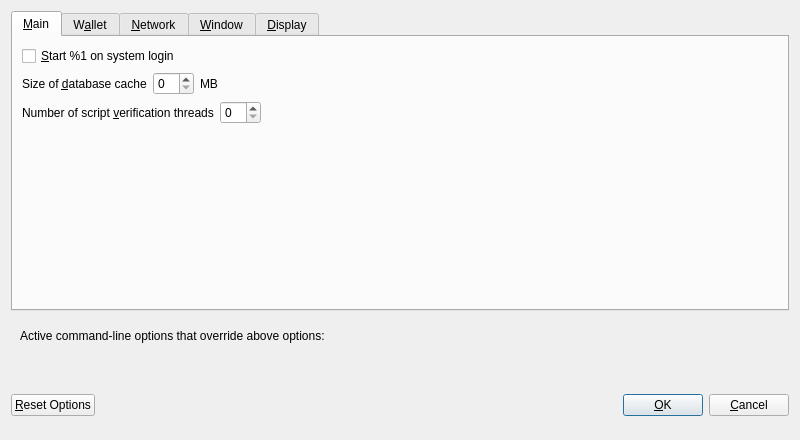
<?xml version="1.0" encoding="UTF-8"?>
<ui version="4.0">
 <class>OptionsDialog</class>
 <widget class="QDialog" name="OptionsDialog">
  <property name="geometry">
   <rect>
    <x>0</x>
    <y>0</y>
    <width>800</width>
    <height>440</height>
   </rect>
  </property>
  <property name="minimumSize">
   <size>
    <width>600</width>
    <height>0</height>
   </size>
  </property>
  <property name="windowTitle">
   <string>Options</string>
  </property>
  <property name="modal">
   <bool>true</bool>
  </property>
  <layout class="QVBoxLayout" name="verticalLayout">
   <item>
    <widget class="QTabWidget" name="tabWidget">
     <property name="currentIndex">
      <number>0</number>
     </property>
     <widget class="QWidget" name="tabMain">
      <attribute name="title">
       <string>&amp;Main</string>
      </attribute>
      <layout class="QVBoxLayout" name="verticalLayout_Main">
       <item>
        <widget class="QCheckBox" name="bitcoinAtStartup">
         <property name="toolTip">
          <string>Automatically start %1 after logging in to the system.</string>
         </property>
         <property name="text">
          <string>&amp;Start %1 on system login</string>
         </property>
        </widget>
       </item>
       <item>
        <layout class="QHBoxLayout" name="horizontalLayout_2_Main">
         <item>
          <widget class="QLabel" name="databaseCacheLabel">
           <property name="text">
            <string>Size of &amp;database cache</string>
           </property>
           <property name="textFormat">
            <enum>Qt::PlainText</enum>
           </property>
           <property name="buddy">
            <cstring>databaseCache</cstring>
           </property>
          </widget>
         </item>
         <item>
          <widget class="QSpinBox" name="databaseCache"/>
         </item>
         <item>
          <widget class="QLabel" name="databaseCacheUnitLabel">
           <property name="text">
            <string>MB</string>
           </property>
           <property name="textFormat">
            <enum>Qt::PlainText</enum>
           </property>
          </widget>
         </item>
         <item>
          <spacer name="horizontalSpacer_2_Main">
           <property name="orientation">
            <enum>Qt::Horizontal</enum>
           </property>
           <property name="sizeHint" stdset="0">
            <size>
             <width>40</width>
             <height>20</height>
            </size>
           </property>
          </spacer>
         </item>
        </layout>
       </item>
       <item>
        <layout class="QHBoxLayout" name="horizontalLayout_3_Main">
         <item>
          <widget class="QLabel" name="threadsScriptVerifLabel">
           <property name="text">
            <string>Number of script &amp;verification threads</string>
           </property>
           <property name="textFormat">
            <enum>Qt::PlainText</enum>
           </property>
           <property name="buddy">
            <cstring>threadsScriptVerif</cstring>
           </property>
          </widget>
         </item>
         <item>
          <widget class="QSpinBox" name="threadsScriptVerif">
           <property name="toolTip">
            <string>(0 = auto, &lt;0 = leave that many cores free)</string>
           </property>
          </widget>
         </item>
         <item>
          <spacer name="horizontalSpacer_3_Main">
           <property name="orientation">
            <enum>Qt::Horizontal</enum>
           </property>
           <property name="sizeHint" stdset="0">
            <size>
             <width>40</width>
             <height>20</height>
            </size>
           </property>
          </spacer>
         </item>
        </layout>
       </item>
       <item>
        <spacer name="verticalSpacer_Main">
         <property name="orientation">
          <enum>Qt::Vertical</enum>
         </property>
         <property name="sizeHint" stdset="0">
          <size>
           <width>20</width>
           <height>40</height>
          </size>
         </property>
        </spacer>
       </item>
      </layout>
     </widget>
     <widget class="QWidget" name="tabWallet">
      <attribute name="title">
       <string>W&amp;allet</string>
      </attribute>
      <layout class="QVBoxLayout" name="verticalLayout_Wallet">
       <item>
        <widget class="QFrame" name="frame">
         <layout class="QVBoxLayout" name="verticalLayout_2">
          <item>
           <widget class="QCheckBox" name="coinControlFeatures">
            <property name="toolTip">
             <string>Whether to show coin control features or not.</string>
            </property>
            <property name="text">
             <string>Enable coin &amp;control features</string>
            </property>
           </widget>
          </item>
          <item>
           <widget class="QCheckBox" name="spendZeroConfChange">
            <property name="toolTip">
             <string>If you disable the spending of unconfirmed change, the change from a transaction cannot be used until that transaction has at least one confirmation. This also affects how your balance is computed.</string>
            </property>
            <property name="text">
             <string>&amp;Spend unconfirmed change</string>
            </property>
           </widget>
          </item>
         </layout>
        </widget>
       </item>
       <item>
        <spacer name="verticalSpacer_Wallet">
         <property name="orientation">
          <enum>Qt::Vertical</enum>
         </property>
         <property name="sizeHint" stdset="0">
          <size>
           <width>20</width>
           <height>40</height>
          </size>
         </property>
        </spacer>
       </item>
      </layout>
     </widget>
     <widget class="QWidget" name="tabNetwork">
      <attribute name="title">
       <string>&amp;Network</string>
      </attribute>
      <layout class="QVBoxLayout" name="verticalLayout_Network">
       <item>
        <widget class="QCheckBox" name="mapPortUpnp">
         <property name="toolTip">
          <string>Automatically open the ATBcoin client port on the router. This only works when your router supports UPnP and it is enabled.</string>
         </property>
         <property name="text">
          <string>Map port using &amp;UPnP</string>
         </property>
        </widget>
       </item>
       <item>
        <widget class="QCheckBox" name="allowIncoming">
         <property name="toolTip">
          <string>Accept connections from outside</string>
         </property>
         <property name="text">
          <string>Allow incoming connections</string>
         </property>
        </widget>
       </item>
       <item>
        <widget class="QCheckBox" name="connectSocks">
         <property name="toolTip">
          <string>Connect to the ATBcoin network through a SOCKS5 proxy.</string>
         </property>
         <property name="text">
          <string>&amp;Connect through SOCKS5 proxy (default proxy):</string>
         </property>
        </widget>
       </item>
       <item>
        <layout class="QHBoxLayout" name="horizontalLayout_1_Network">
         <item>
          <widget class="QLabel" name="proxyIpLabel">
           <property name="text">
            <string>Proxy &amp;IP:</string>
           </property>
           <property name="textFormat">
            <enum>Qt::PlainText</enum>
           </property>
           <property name="buddy">
            <cstring>proxyIp</cstring>
           </property>
          </widget>
         </item>
         <item>
          <widget class="QValidatedLineEdit" name="proxyIp">
           <property name="minimumSize">
            <size>
             <width>140</width>
             <height>0</height>
            </size>
           </property>
           <property name="maximumSize">
            <size>
             <width>140</width>
             <height>16777215</height>
            </size>
           </property>
           <property name="toolTip">
            <string>IP address of the proxy (e.g. IPv4: 127.0.0.1 / IPv6: ::1)</string>
           </property>
          </widget>
         </item>
         <item>
          <widget class="QLabel" name="proxyPortLabel">
           <property name="text">
            <string>&amp;Port:</string>
           </property>
           <property name="textFormat">
            <enum>Qt::PlainText</enum>
           </property>
           <property name="buddy">
            <cstring>proxyPort</cstring>
           </property>
          </widget>
         </item>
         <item>
          <widget class="QLineEdit" name="proxyPort">
           <property name="minimumSize">
            <size>
             <width>55</width>
             <height>0</height>
            </size>
           </property>
           <property name="maximumSize">
            <size>
             <width>55</width>
             <height>16777215</height>
            </size>
           </property>
           <property name="toolTip">
            <string>Port of the proxy (e.g. 9050)</string>
           </property>
          </widget>
         </item>
         <item>
          <spacer name="horizontalSpacer_1_Network">
           <property name="orientation">
            <enum>Qt::Horizontal</enum>
           </property>
           <property name="sizeHint" stdset="0">
            <size>
             <width>40</width>
             <height>20</height>
            </size>
           </property>
          </spacer>
         </item>
        </layout>
       </item>
       <item>
        <layout class="QHBoxLayout" name="horizontalLayout_2_Network">
         <item>
          <widget class="QLabel" name="proxyActiveNets">
           <property name="text">
            <string>Used for reaching peers via:</string>
           </property>
           <property name="textFormat">
            <enum>Qt::PlainText</enum>
           </property>
          </widget>
         </item>
         <item>
          <widget class="QCheckBox" name="proxyReachIPv4">
           <property name="enabled">
            <bool>false</bool>
           </property>
           <property name="toolTip">
            <string>Shows, if the supplied default SOCKS5 proxy is used to reach peers via this network type.</string>
           </property>
           <property name="text">
            <string/>
           </property>
          </widget>
         </item>
         <item>
          <widget class="QLabel" name="proxyReachIPv4Label">
           <property name="text">
            <string>IPv4</string>
           </property>
           <property name="textFormat">
            <enum>Qt::PlainText</enum>
           </property>
          </widget>
         </item>
         <item>
          <widget class="QCheckBox" name="proxyReachIPv6">
           <property name="enabled">
            <bool>false</bool>
           </property>
           <property name="toolTip">
            <string>Shows, if the supplied default SOCKS5 proxy is used to reach peers via this network type.</string>
           </property>
           <property name="text">
            <string/>
           </property>
          </widget>
         </item>
         <item>
          <widget class="QLabel" name="proxyReachIPv6Label">
           <property name="text">
            <string>IPv6</string>
           </property>
           <property name="textFormat">
            <enum>Qt::PlainText</enum>
           </property>
          </widget>
         </item>
         <item>
          <widget class="QCheckBox" name="proxyReachTor">
           <property name="enabled">
            <bool>false</bool>
           </property>
           <property name="toolTip">
            <string>Shows, if the supplied default SOCKS5 proxy is used to reach peers via this network type.</string>
           </property>
           <property name="text">
            <string/>
           </property>
          </widget>
         </item>
         <item>
          <widget class="QLabel" name="proxyReachTorLabel">
           <property name="text">
            <string>Tor</string>
           </property>
           <property name="textFormat">
            <enum>Qt::PlainText</enum>
           </property>
          </widget>
         </item>
         <item>
          <spacer name="horizontalSpacer_2_Network">
           <property name="orientation">
            <enum>Qt::Horizontal</enum>
           </property>
           <property name="sizeHint" stdset="0">
            <size>
             <width>40</width>
             <height>20</height>
            </size>
           </property>
          </spacer>
         </item>
        </layout>
       </item>
       <item>
        <widget class="QCheckBox" name="connectSocksTor">
         <property name="toolTip">
          <string>Connect to the ATBcoin network through a separate SOCKS5 proxy for Tor hidden services.</string>
         </property>
         <property name="text">
          <string>Use separate SOCKS5 proxy to reach peers via Tor hidden services:</string>
         </property>
        </widget>
       </item>
       <item>
        <layout class="QHBoxLayout" name="horizontalLayout_3_Network">
         <item>
          <widget class="QLabel" name="proxyIpTorLabel">
           <property name="text">
            <string>Proxy &amp;IP:</string>
           </property>
           <property name="textFormat">
            <enum>Qt::PlainText</enum>
           </property>
           <property name="buddy">
            <cstring>proxyIpTor</cstring>
           </property>
          </widget>
         </item>
         <item>
          <widget class="QValidatedLineEdit" name="proxyIpTor">
           <property name="minimumSize">
            <size>
             <width>140</width>
             <height>0</height>
            </size>
           </property>
           <property name="maximumSize">
            <size>
             <width>140</width>
             <height>16777215</height>
            </size>
           </property>
           <property name="toolTip">
            <string>IP address of the proxy (e.g. IPv4: 127.0.0.1 / IPv6: ::1)</string>
           </property>
          </widget>
         </item>
         <item>
          <widget class="QLabel" name="proxyPortTorLabel">
           <property name="text">
            <string>&amp;Port:</string>
           </property>
           <property name="textFormat">
            <enum>Qt::PlainText</enum>
           </property>
           <property name="buddy">
            <cstring>proxyPortTor</cstring>
           </property>
          </widget>
         </item>
         <item>
          <widget class="QLineEdit" name="proxyPortTor">
           <property name="minimumSize">
            <size>
             <width>55</width>
             <height>0</height>
            </size>
           </property>
           <property name="maximumSize">
            <size>
             <width>55</width>
             <height>16777215</height>
            </size>
           </property>
           <property name="toolTip">
            <string>Port of the proxy (e.g. 9050)</string>
           </property>
          </widget>
         </item>
         <item>
          <spacer name="horizontalSpacer_4_Network">
           <property name="orientation">
            <enum>Qt::Horizontal</enum>
           </property>
           <property name="sizeHint" stdset="0">
            <size>
             <width>40</width>
             <height>20</height>
            </size>
           </property>
          </spacer>
         </item>
        </layout>
       </item>
       <item>
        <spacer name="verticalSpacer_Network">
         <property name="orientation">
          <enum>Qt::Vertical</enum>
         </property>
         <property name="sizeHint" stdset="0">
          <size>
           <width>20</width>
           <height>40</height>
          </size>
         </property>
        </spacer>
       </item>
      </layout>
     </widget>
     <widget class="QWidget" name="tabWindow">
      <attribute name="title">
       <string>&amp;Window</string>
      </attribute>
      <layout class="QVBoxLayout" name="verticalLayout_Window">
       <item>
        <widget class="QCheckBox" name="hideTrayIcon">
         <property name="toolTip">
          <string>&amp;Hide the icon from the system tray.</string>
         </property>
         <property name="text">
          <string>Hide tray icon</string>
         </property>
        </widget>
       </item>
       <item>
        <widget class="QCheckBox" name="minimizeToTray">
         <property name="toolTip">
          <string>Show only a tray icon after minimizing the window.</string>
         </property>
         <property name="text">
          <string>&amp;Minimize to the tray instead of the taskbar</string>
         </property>
        </widget>
       </item>
       <item>
        <widget class="QCheckBox" name="minimizeOnClose">
         <property name="toolTip">
          <string>Minimize instead of exit the application when the window is closed. When this option is enabled, the application will be closed only after selecting Exit in the menu.</string>
         </property>
         <property name="text">
          <string>M&amp;inimize on close</string>
         </property>
        </widget>
       </item>
       <item>
        <spacer name="verticalSpacer_Window">
         <property name="orientation">
          <enum>Qt::Vertical</enum>
         </property>
         <property name="sizeHint" stdset="0">
          <size>
           <width>20</width>
           <height>40</height>
          </size>
         </property>
        </spacer>
       </item>
      </layout>
     </widget>
     <widget class="QWidget" name="tabDisplay">
      <attribute name="title">
       <string>&amp;Display</string>
      </attribute>
      <layout class="QVBoxLayout" name="verticalLayout_Display">
       <item>
        <layout class="QHBoxLayout" name="horizontalLayout_1_Display">
         <item>
          <widget class="QLabel" name="langLabel">
           <property name="text">
            <string>User Interface &amp;language:</string>
           </property>
           <property name="textFormat">
            <enum>Qt::PlainText</enum>
           </property>
           <property name="buddy">
            <cstring>lang</cstring>
           </property>
          </widget>
         </item>
         <item>
          <widget class="QValueComboBox" name="lang">
           <property name="toolTip">
            <string>The user interface language can be set here. This setting will take effect after restarting %1.</string>
           </property>
          </widget>
         </item>
        </layout>
       </item>
       <item>
        <layout class="QHBoxLayout" name="horizontalLayout_2_Display">
         <item>
          <widget class="QLabel" name="unitLabel">
           <property name="text">
            <string>&amp;Unit to show amounts in:</string>
           </property>
           <property name="textFormat">
            <enum>Qt::PlainText</enum>
           </property>
           <property name="buddy">
            <cstring>unit</cstring>
           </property>
          </widget>
         </item>
         <item>
          <widget class="QValueComboBox" name="unit">
           <property name="toolTip">
            <string>Choose the default subdivision unit to show in the interface and when sending coins.</string>
           </property>
          </widget>
         </item>
        </layout>
       </item>
       <item>
        <layout class="QHBoxLayout" name="horizontalLayout_3_Display">
         <item>
          <widget class="QLabel" name="thirdPartyTxUrlsLabel">
           <property name="toolTip">
            <string>Third party URLs (e.g. a block explorer) that appear in the transactions tab as context menu items. %s in the URL is replaced by transaction hash. Multiple URLs are separated by vertical bar |.</string>
           </property>
           <property name="text">
            <string>Third party transaction URLs</string>
           </property>
           <property name="buddy">
            <cstring>thirdPartyTxUrls</cstring>
           </property>
          </widget>
         </item>
         <item>
          <widget class="QLineEdit" name="thirdPartyTxUrls">
           <property name="toolTip">
            <string>Third party URLs (e.g. a block explorer) that appear in the transactions tab as context menu items. %s in the URL is replaced by transaction hash. Multiple URLs are separated by vertical bar |.</string>
           </property>
          </widget>
         </item>
        </layout>
       </item>
       <item>
        <spacer name="verticalSpacer_Display">
         <property name="orientation">
          <enum>Qt::Vertical</enum>
         </property>
         <property name="sizeHint" stdset="0">
          <size>
           <width>20</width>
           <height>40</height>
          </size>
         </property>
        </spacer>
       </item>
      </layout>
     </widget>
    </widget>
   </item>
   <item>
    <widget class="QFrame" name="frame">
     <layout class="QVBoxLayout" name="verticalLayout_Bottom">
      <item>
       <layout class="QHBoxLayout" name="horizontalLayout_Bottom">
        <item>
         <widget class="QLabel" name="overriddenByCommandLineInfoLabel">
          <property name="text">
           <string>Active command-line options that override above options:</string>
          </property>
          <property name="textFormat">
           <enum>Qt::PlainText</enum>
          </property>
         </widget>
        </item>
        <item>
         <spacer name="horizontalSpacer_Bottom">
          <property name="orientation">
           <enum>Qt::Horizontal</enum>
          </property>
          <property name="sizeHint" stdset="0">
           <size>
            <width>40</width>
            <height>20</height>
           </size>
          </property>
         </spacer>
        </item>
       </layout>
      </item>
      <item>
       <widget class="QLabel" name="overriddenByCommandLineLabel">
        <property name="text">
         <string/>
        </property>
        <property name="textFormat">
         <enum>Qt::PlainText</enum>
        </property>
        <property name="wordWrap">
         <bool>true</bool>
        </property>
       </widget>
      </item>
     </layout>
    </widget>
   </item>
   <item>
    <layout class="QHBoxLayout" name="horizontalLayout_Buttons">
     <item>
      <widget class="QPushButton" name="resetButton">
       <property name="toolTip">
        <string>Reset all client options to default.</string>
       </property>
       <property name="text">
        <string>&amp;Reset Options</string>
       </property>
       <property name="autoDefault">
        <bool>false</bool>
       </property>
      </widget>
     </item>
     <item>
      <spacer name="horizontalSpacer_1">
       <property name="orientation">
        <enum>Qt::Horizontal</enum>
       </property>
       <property name="sizeHint" stdset="0">
        <size>
         <width>40</width>
         <height>48</height>
        </size>
       </property>
      </spacer>
     </item>
     <item>
      <widget class="QLabel" name="statusLabel">
       <property name="minimumSize">
        <size>
         <width>200</width>
         <height>0</height>
        </size>
       </property>
       <property name="font">
        <font>
         <weight>75</weight>
         <bold>true</bold>
        </font>
       </property>
       <property name="text">
        <string/>
       </property>
       <property name="textFormat">
        <enum>Qt::PlainText</enum>
       </property>
       <property name="wordWrap">
        <bool>true</bool>
       </property>
      </widget>
     </item>
     <item>
      <spacer name="horizontalSpacer_2">
       <property name="orientation">
        <enum>Qt::Horizontal</enum>
       </property>
       <property name="sizeHint" stdset="0">
        <size>
         <width>40</width>
         <height>48</height>
        </size>
       </property>
      </spacer>
     </item>
     <item>
      <widget class="QPushButton" name="okButton">
       <property name="text">
        <string>&amp;OK</string>
       </property>
       <property name="autoDefault">
        <bool>false</bool>
       </property>
       <property name="default">
        <bool>true</bool>
       </property>
      </widget>
     </item>
     <item>
      <widget class="QPushButton" name="cancelButton">
       <property name="text">
        <string>&amp;Cancel</string>
       </property>
       <property name="autoDefault">
        <bool>false</bool>
       </property>
      </widget>
     </item>
    </layout>
   </item>
  </layout>
 </widget>
 <customwidgets>
  <customwidget>
   <class>QValidatedLineEdit</class>
   <extends>QLineEdit</extends>
   <header>qvalidatedlineedit.h</header>
  </customwidget>
  <customwidget>
   <class>QValueComboBox</class>
   <extends>QComboBox</extends>
   <header>qvaluecombobox.h</header>
  </customwidget>
 </customwidgets>
 <resources/>
 <connections/>
</ui>
